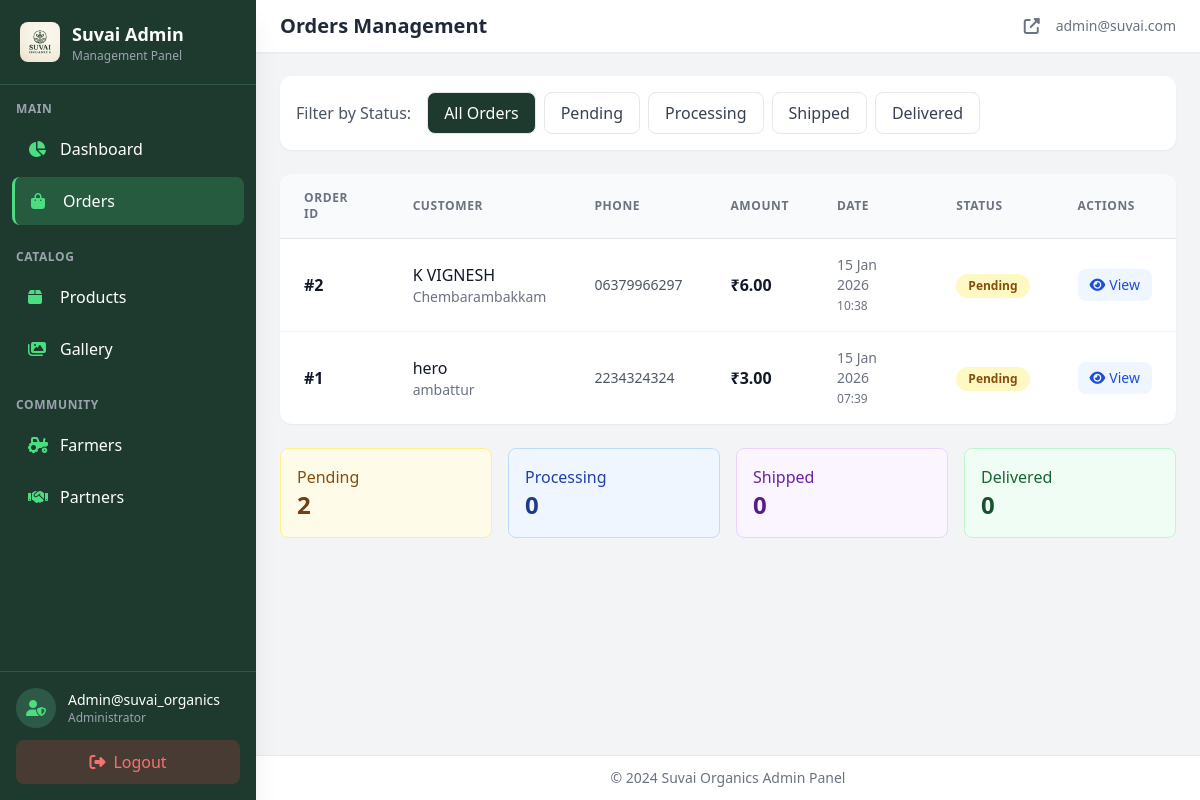
The page /orders-manage (signed in) on the database its author committed.
### app.py (models this page shows)
class User(db.Model, UserMixin):
    id = db.Column(db.Integer, primary_key=True)
    username = db.Column(db.String(150), unique=True, nullable=False)
    email = db.Column(db.String(150), unique=True, nullable=False)
    password = db.Column(db.String(200), nullable=False)
    role = db.Column(db.String(20), default='customer')  # 'admin' or 'customer'
    created_at = db.Column(db.DateTime, default=datetime.utcnow)

class Order(db.Model):
    id = db.Column(db.Integer, primary_key=True)
    user_id = db.Column(db.Integer, db.ForeignKey('user.id'), nullable=True)
    customer_name = db.Column(db.String(150), nullable=False)
    phone = db.Column(db.String(20), nullable=False)
    shipping_address = db.Column(db.Text, nullable=False)
    city = db.Column(db.String(100), nullable=False)
    pin_code = db.Column(db.String(20), nullable=False)
    payment_method = db.Column(db.String(50), nullable=False)
    total_amount = db.Column(db.Float, nullable=False)
    status = db.Column(db.String(20), default='pending')
    notes = db.Column(db.Text, nullable=True)
    created_at = db.Column(db.DateTime, default=datetime.utcnow)
    items = db.relationship('OrderItem', backref='order', lazy=True)

### app.py (the view)
@app.route('/orders-manage')
@login_required
def orders_manage():
    if current_user.role != 'admin':
        return redirect(url_for('home'))
    orders = Order.query.order_by(Order.created_at.desc()).all()
    return render_template('orders-manage.html', orders=orders)

### app.py (called while the page is built)
@login_manager.user_loader
def load_user(user_id):
    return User.query.get(int(user_id))

@app.after_request
def add_header(response):
    if current_user.is_authenticated:
        response.headers['Cache-Control'] = 'no-cache, no-store, must-revalidate, private'
        response.headers['Pragma'] = 'no-cache'
        response.headers['Expires'] = '0'
    return response

### templates/orders-manage.html (shortened to what this page needs)
{% extends "admin-layout.html" %}
{% set admin_active_page = 'orders' %}
{% block page_title %}Orders Management{% endblock %}
{% block content %}
<div class="bg-white rounded-xl shadow-sm p-4 mb-6">
  <div class="flex flex-wrap items-center gap-4">
    <span class="text-gray-600 font-medium">Filter by Status:</span>
    <div class="flex flex-wrap gap-2">
      <a href="{{ url_for('orders_manage') }}"
        class="px-4 py-2 rounded-lg border {% if not status_filter %}bg-admin-primary text-white{% else %}bg-white text-gray-700 hover:bg-gray-50{% endif %} transition">
        All Orders
      </a>
      <a href="{{ url_for('orders_manage', status='pending') }}"
        class="px-4 py-2 rounded-lg border {% if status_filter == 'pending' %}bg-yellow-500 text-white{% else %}bg-white text-gray-700 hover:bg-gray-50{% endif %} transition">
        Pending
      </a>
      <a href="{{ url_for('orders_manage', status='processing') }}"
        class="px-4 py-2 rounded-lg border {% if status_filter == 'processing' %}bg-blue-500 text-white{% else %}bg-white text-gray-700 hover:bg-gray-50{% endif %} transition">
        Processing
      </a>
      <a href="{{ url_for('orders_manage', status='shipped') }}"
        class="px-4 py-2 rounded-lg border {% if status_filter == 'shipped' %}bg-purple-500 text-white{% else %}bg-white text-gray-700 hover:bg-gray-50{% endif %} transition">
        Shipped
      </a>
      <a href="{{ url_for('orders_manage', status='delivered') }}"
        class="px-4 py-2 rounded-lg border {% if status_filter == 'delivered' %}bg-green-500 text-white{% else %}bg-white text-gray-700 hover:bg-gray-50{% endif %} transition">
        Delivered
      </a>
    </div>
  </div>
</div>
<div class="bg-white rounded-xl shadow-sm overflow-hidden">
  <div class="overflow-x-auto">
    <table class="w-full">
      <thead class="bg-gray-50 border-b">
        <tr>
          <th class="px-6 py-4 text-left text-xs font-semibold text-gray-500 uppercase tracking-wider">Order ID</th>
          <th class="px-6 py-4 text-left text-xs font-semibold text-gray-500 uppercase tracking-wider">Customer</th>
          <th class="px-6 py-4 text-left text-xs font-semibold text-gray-500 uppercase tracking-wider">Phone</th>
          <th class="px-6 py-4 text-left text-xs font-semibold text-gray-500 uppercase tracking-wider">Amount</th>
          <th class="px-6 py-4 text-left text-xs font-semibold text-gray-500 uppercase tracking-wider">Date</th>
          <th class="px-6 py-4 text-left text-xs font-semibold text-gray-500 uppercase tracking-wider">Status</th>
          <th class="px-6 py-4 text-left text-xs font-semibold text-gray-500 uppercase tracking-wider">Actions</th>
        </tr>
      </thead>
      <tbody class="divide-y divide-gray-100">
        {% if orders %}
        {% for order in orders %}
        <tr class="hover:bg-gray-50 transition">
          <td class="px-6 py-4">
            <span class="font-bold text-gray-900">#{{ order.id }}</span>
          </td>
          <td class="px-6 py-4">
            <div>
              <p class="font-medium text-gray-900">{{ order.customer_name }}</p>
              <p class="text-sm text-gray-500">{{ order.city }}</p>
            </div>
          </td>
          <td class="px-6 py-4 text-sm text-gray-600">{{ order.phone }}</td>
          <td class="px-6 py-4">
            <span class="font-bold text-gray-900">₹{{ "%.2f"|format(order.total_amount) }}</span>
          </td>
          <td class="px-6 py-4 text-sm text-gray-500">
            {{ order.created_at.strftime('%d %b %Y') }}<br>
            <span class="text-xs">{{ order.created_at.strftime('%H:%M') }}</span>
          </td>
          <td class="px-6 py-4">
            <span class="inline-flex px-3 py-1 text-xs font-semibold rounded-full
                                {% if order.status == 'pending' %}bg-yellow-100 text-yellow-800
                                {% elif order.status == 'processing' %}bg-blue-100 text-blue-800
                                {% elif order.status == 'shipped' %}bg-purple-100 text-purple-800
                                {% elif order.status == 'delivered' %}bg-green-100 text-green-800
                                {% elif order.status == 'cancelled' %}bg-red-100 text-red-800
                                {% else %}bg-gray-100 text-gray-800{% endif %}">
              {{ order.status|capitalize }}
            </span>
          </td>
          <td class="px-6 py-4">
            <div class="flex items-center gap-2">
              <a href="{{ url_for('admin_order_details', order_id=order.id) }}"
                class="inline-flex items-center px-3 py-1.5 bg-blue-50 text-blue-700 rounded-lg hover:bg-blue-100 transition text-sm font-medium">
                <i class="fas fa-eye mr-1"></i> View
              </a>
            </div>
          </td>
        </tr>
        {% endfor %}
        {% endif %}
      </tbody>
    </table>
  </div>
</div>
{% if orders %}
<div class="mt-6 grid grid-cols-1 md:grid-cols-4 gap-4">
  <div class="bg-yellow-50 rounded-lg p-4 border border-yellow-200">
    <p class="text-yellow-800 font-medium">Pending</p>
    <p class="text-2xl font-bold text-yellow-900">{{ orders|selectattr('status', 'equalto', 'pending')|list|length }}
    </p>
  </div>
  <div class="bg-blue-50 rounded-lg p-4 border border-blue-200">
    <p class="text-blue-800 font-medium">Processing</p>
    <p class="text-2xl font-bold text-blue-900">{{ orders|selectattr('status', 'equalto', 'processing')|list|length }}
    </p>
  </div>
  <div class="bg-purple-50 rounded-lg p-4 border border-purple-200">
    <p class="text-purple-800 font-medium">Shipped</p>
    <p class="text-2xl font-bold text-purple-900">{{ orders|selectattr('status', 'equalto', 'shipped')|list|length }}
    </p>
  </div>
  <div class="bg-green-50 rounded-lg p-4 border border-green-200">
    <p class="text-green-800 font-medium">Delivered</p>
    <p class="text-2xl font-bold text-green-900">{{ orders|selectattr('status', 'equalto', 'delivered')|list|length }}
    </p>
  </div>
</div>
{% endif %}
{% endblock %}

### templates/admin-layout.html (shortened to what this page needs)
{% set admin_active_page = admin_active_page or 'dashboard' %}
<!DOCTYPE html>
<html lang="en">
<head>
    <script src="https://cdn.tailwindcss.com"></script>
    <link rel="stylesheet" href="https://cdnjs.cloudflare.com/ajax/libs/font-awesome/6.4.0/css/all.min.css">
</head>
<body class="bg-gray-100 font-sans">
    <div class="flex min-h-screen">
        <aside id="sidebar"
            class="admin-sidebar fixed md:static inset-y-0 left-0 z-50 w-64 bg-admin-primary text-white flex flex-col shadow-xl">
            <div class="p-5 border-b border-admin-secondary flex items-center justify-between">
                <div class="flex items-center">
                    <img src="{{ url_for('static', filename='images/logo.jpg') }}" alt="Suvai Admin Logo"
                        class="w-10 h-10 rounded-lg mr-3 object-cover">
                    <div>
                        <h1 class="text-lg font-bold">Suvai Admin</h1>
                        <p class="text-xs text-gray-400">Management Panel</p>
                    </div>
                </div>
            </div>
            <nav class="flex-1 py-4 overflow-y-auto">
                <div class="px-4 mb-2 text-xs font-semibold text-gray-400 uppercase tracking-wider">Main</div>
                <ul class="space-y-1 px-3">
                    <li>
                        <a href="{{ url_for('admin_dashboard') }}"
                            class="sidebar-link flex items-center px-4 py-3 rounded-lg {% if admin_active_page == 'dashboard' %}active{% endif %}">
                            <i class="fas fa-chart-pie w-5 mr-3 text-admin-accent"></i>
                            <span>Dashboard</span>
                        </a>
                    </li>
                    <li>
                        <a href="{{ url_for('orders_manage') }}"
                            class="sidebar-link flex items-center px-4 py-3 rounded-lg {% if admin_active_page == 'orders' %}active{% endif %}">
                            <i class="fas fa-shopping-bag w-5 mr-3 text-admin-accent"></i>
                            <span>Orders</span>
                        </a>
                    </li>
                </ul>
                <div class="px-4 mt-6 mb-2 text-xs font-semibold text-gray-400 uppercase tracking-wider">Catalog</div>
                <ul class="space-y-1 px-3">
                    <li>
                        <a href="{{ url_for('products_upload') }}"
                            class="sidebar-link flex items-center px-4 py-3 rounded-lg {% if admin_active_page == 'products' %}active{% endif %}">
                            <i class="fas fa-box w-5 mr-3 text-admin-accent"></i>
                            <span>Products</span>
                        </a>
                    </li>
                    <li>
                        <a href="{{ url_for('gallery_manage') }}"
                            class="sidebar-link flex items-center px-4 py-3 rounded-lg {% if admin_active_page == 'gallery' %}active{% endif %}">
                            <i class="fas fa-images w-5 mr-3 text-admin-accent"></i>
                            <span>Gallery</span>
                        </a>
                    </li>
                </ul>
                <div class="px-4 mt-6 mb-2 text-xs font-semibold text-gray-400 uppercase tracking-wider">Community</div>
                <ul class="space-y-1 px-3">
                    <li>
                        <a href="{{ url_for('farmers_manage') }}"
                            class="sidebar-link flex items-center px-4 py-3 rounded-lg {% if admin_active_page == 'farmers' %}active{% endif %}">
                            <i class="fas fa-tractor w-5 mr-3 text-admin-accent"></i>
                            <span>Farmers</span>
                        </a>
                    </li>
                    <li>
                        <a href="{{ url_for('partners_manage') }}"
                            class="sidebar-link flex items-center px-4 py-3 rounded-lg {% if admin_active_page == 'partners' %}active{% endif %}">
                            <i class="fas fa-handshake w-5 mr-3 text-admin-accent"></i>
                            <span>Partners</span>
                        </a>
                    </li>
                </ul>
            </nav>
            <div class="p-4 border-t border-admin-secondary">
                <div class="flex items-center mb-3">
                    <div class="w-10 h-10 rounded-full bg-admin-secondary flex items-center justify-center mr-3">
                        <i class="fas fa-user-shield text-admin-accent"></i>
                    </div>
                    <div>
                        <p class="font-medium text-sm">{{ current_user.username if current_user.is_authenticated else
                            'Admin' }}</p>
                        <p class="text-xs text-gray-400">Administrator</p>
                    </div>
                </div>
                <a href="{{ url_for('admin_logout') }}"
                    class="flex items-center justify-center w-full bg-red-500/20 text-red-400 py-2.5 rounded-lg hover:bg-red-500 hover:text-white transition">
                    <i class="fas fa-sign-out-alt mr-2"></i>
                    <span>Logout</span>
                </a>
            </div>
        </aside>
        <div class="flex-1 flex flex-col">
            <header class="bg-white shadow-sm sticky top-0 z-40">
                <div class="flex items-center justify-between px-4 py-3 md:px-6">
                    <div class="flex items-center">
                        <h2 class="text-xl font-bold text-gray-800">{% block page_title %}Dashboard{% endblock %}</h2>
                    </div>
                    <div class="flex items-center space-x-4">
                        <a href="{{ url_for('home') }}" target="_blank"
                            class="text-gray-500 hover:text-admin-primary transition" title="View Website">
                            <i class="fas fa-external-link-alt"></i>
                        </a>
                        <span class="text-sm text-gray-500">{{ current_user.email if current_user.is_authenticated else
                            '' }}</span>
                    </div>
                </div>
            </header>
            <main class="flex-1 p-4 md:p-6 overflow-y-auto">
                {% block content %}{% endblock %}
            </main>
            <footer class="bg-white border-t px-6 py-3 text-center text-sm text-gray-500">
                &copy; 2024 Suvai Organics Admin Panel
            </footer>
        </div>
    </div>
</body>
</html>

### templates/admin-layout.html (style rules this page uses)
.sidebar-link { transition: all 0.2s ease; }
.sidebar-link:hover, .sidebar-link.active { background-color: rgba(74, 222, 128, 0.15); border-left: 3px solid #4ade80; }
.sidebar-link.active { background-color: rgba(74, 222, 128, 0.2); }

### rows shown on the page
User: username "Admin@suvai_organics", email "admin@suvai.com"
Order: id "2", customer_name "K VIGNESH", city "Chembarambakkam", phone "06379966297", total_amount "6.00", created_at "15 Jan 2026", created_at "10:38", status "Pending"
Order: id "1", customer_name "hero", city "ambattur", phone "2234324324", total_amount "3.00", created_at "15 Jan 2026", created_at "07:39", status "Pending"

### other values the page prints
{{ orders|selectattr('status', 'equalto', 'pending')|list|length }} "2"
{{ orders|selectattr('status', 'equalto', 'processing')|list|length }} "0"
{{ orders|selectattr('status', 'equalto', 'shipped')|list|length }} "0"
{{ orders|selectattr('status', 'equalto', 'delivered')|list|length }} "0"
